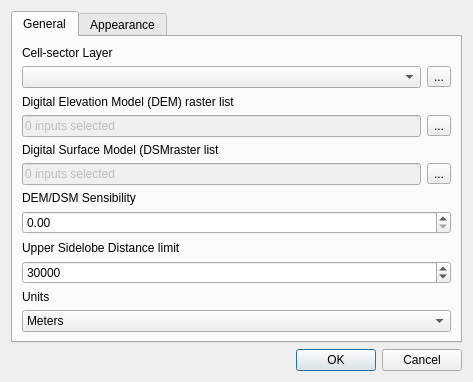
<?xml version="1.0" encoding="UTF-8"?>
<ui version="4.0">
 <class>Dialog</class>
 <widget class="QDialog" name="Dialog">
  <property name="geometry">
   <rect>
    <x>0</x>
    <y>0</y>
    <width>473</width>
    <height>366</height>
   </rect>
  </property>
  <property name="windowTitle">
   <string notr="true">Cell Planning Tools Settings</string>
  </property>
  <property name="modal">
   <bool>false</bool>
  </property>
  <layout class="QVBoxLayout" name="mainLayout">
   <item>
    <widget class="QTabWidget" name="tabWidget">
     <property name="enabled">
      <bool>true</bool>
     </property>
     <property name="tabPosition">
      <enum>QTabWidget::North</enum>
     </property>
     <property name="tabShape">
      <enum>QTabWidget::Rounded</enum>
     </property>
     <property name="currentIndex">
      <number>0</number>
     </property>
     <property name="usesScrollButtons">
      <bool>true</bool>
     </property>
     <property name="tabsClosable">
      <bool>false</bool>
     </property>
     <property name="movable">
      <bool>false</bool>
     </property>
     <property name="tabBarAutoHide">
      <bool>false</bool>
     </property>
     <widget class="QWidget" name="general">
      <attribute name="title">
       <string>General</string>
      </attribute>
      <layout class="QVBoxLayout" name="tab1MainLayout">
       <item>
        <widget class="QLabel" name="lbSectorLayer">
         <property name="text">
          <string>Cell-sector Layer</string>
         </property>
        </widget>
       </item>
       <item>
        <layout class="QHBoxLayout" name="hlSectorLayer">
         <item>
          <widget class="QgsMapLayerComboBox" name="cbSectorLayer">
           <property name="inputMethodHints">
            <set>Qt::ImhNone</set>
           </property>
          </widget>
         </item>
         <item>
          <widget class="QToolButton" name="tbMapLayerFields">
           <property name="toolTip">
            <string notr="true">Map FIelds</string>
           </property>
           <property name="text">
            <string notr="true">...</string>
           </property>
           <property name="icon">
            <iconset>
             <normaloff>../icons/list.svg</normaloff>../icons/list.svg</iconset>
           </property>
          </widget>
         </item>
        </layout>
       </item>
       <item>
        <widget class="QLabel" name="lbDEMList">
         <property name="text">
          <string>Digital Elevation Model (DEM) raster list</string>
         </property>
        </widget>
       </item>
       <item>
        <layout class="QHBoxLayout" name="hlDem">
         <item>
          <widget class="QLineEdit" name="leDem">
           <property name="enabled">
            <bool>false</bool>
           </property>
           <property name="text">
            <string>0 inputs selected</string>
           </property>
           <property name="readOnly">
            <bool>true</bool>
           </property>
           <property name="clearButtonEnabled">
            <bool>false</bool>
           </property>
          </widget>
         </item>
         <item>
          <widget class="QToolButton" name="tbDem">
           <property name="toolTip">
            <string notr="true">Select Raster Layers</string>
           </property>
           <property name="text">
            <string>...</string>
           </property>
          </widget>
         </item>
        </layout>
       </item>
       <item>
        <widget class="QLabel" name="lbDSMList">
         <property name="text">
          <string>Digital Surface Model (DSMraster list</string>
         </property>
        </widget>
       </item>
       <item>
        <layout class="QHBoxLayout" name="hlDsm">
         <item>
          <widget class="QLineEdit" name="leDsm">
           <property name="enabled">
            <bool>false</bool>
           </property>
           <property name="text">
            <string>0 inputs selected</string>
           </property>
          </widget>
         </item>
         <item>
          <widget class="QToolButton" name="tbDsm">
           <property name="toolTip">
            <string notr="true">Select Raster Layers</string>
           </property>
           <property name="text">
            <string>...</string>
           </property>
          </widget>
         </item>
        </layout>
       </item>
       <item>
        <widget class="QLabel" name="lbSensibility">
         <property name="text">
          <string>DEM/DSM Sensibility</string>
         </property>
        </widget>
       </item>
       <item>
        <widget class="QDoubleSpinBox" name="sbSensibility"/>
       </item>
       <item>
        <widget class="QLabel" name="lbSilobeLimit">
         <property name="text">
          <string>Upper Sidelobe Distance limit</string>
         </property>
        </widget>
       </item>
       <item>
        <widget class="QSpinBox" name="sbSidelobLimit">
         <property name="maximum">
          <number>100000</number>
         </property>
         <property name="value">
          <number>30000</number>
         </property>
        </widget>
       </item>
       <item>
        <widget class="QLabel" name="lbUnits">
         <property name="text">
          <string>Units</string>
         </property>
        </widget>
       </item>
       <item>
        <widget class="QComboBox" name="cbUnits">
         <item>
          <property name="text">
           <string>Meters</string>
          </property>
         </item>
         <item>
          <property name="text">
           <string>Feet</string>
          </property>
         </item>
        </widget>
       </item>
      </layout>
     </widget>
     <widget class="QWidget" name="appearance">
      <property name="enabled">
       <bool>true</bool>
      </property>
      <attribute name="title">
       <string>Appearance</string>
      </attribute>
      <layout class="QVBoxLayout" name="verticalLayout_4">
       <item>
        <widget class="QLabel" name="label_7">
         <property name="enabled">
          <bool>true</bool>
         </property>
         <property name="text">
          <string>Rubber Band</string>
         </property>
        </widget>
       </item>
       <item>
        <layout class="QFormLayout" name="formLayout">
         <item row="0" column="0">
          <widget class="QLabel" name="label_8">
           <property name="text">
            <string>Mainlobe</string>
           </property>
          </widget>
         </item>
         <item row="0" column="1">
          <widget class="QgsColorButton" name="colorButton"/>
         </item>
         <item row="1" column="0">
          <widget class="QLabel" name="label">
           <property name="text">
            <string>Opacity</string>
           </property>
          </widget>
         </item>
         <item row="1" column="1">
          <widget class="QgsOpacityWidget" name="opacityWidget"/>
         </item>
         <item row="2" column="0">
          <widget class="QLabel" name="label_2">
           <property name="text">
            <string>Upper Sidelobe</string>
           </property>
          </widget>
         </item>
         <item row="2" column="1">
          <widget class="QgsColorButton" name="secondColorButton"/>
         </item>
         <item row="3" column="0">
          <widget class="QLabel" name="label_3">
           <property name="text">
            <string>TextLabel</string>
           </property>
          </widget>
         </item>
         <item row="3" column="1">
          <widget class="QgsOpacityWidget" name="secondOpacityWidget"/>
         </item>
        </layout>
       </item>
       <item>
        <spacer name="verticalSpacer_2">
         <property name="orientation">
          <enum>Qt::Vertical</enum>
         </property>
         <property name="sizeHint" stdset="0">
          <size>
           <width>20</width>
           <height>40</height>
          </size>
         </property>
        </spacer>
       </item>
      </layout>
     </widget>
    </widget>
   </item>
   <item>
    <layout class="QHBoxLayout" name="hlFooter">
     <item>
      <widget class="QLabel" name="message">
       <property name="enabled">
        <bool>false</bool>
       </property>
       <property name="text">
        <string notr="true"/>
       </property>
      </widget>
     </item>
     <item>
      <widget class="QLabel" name="status">
       <property name="text">
        <string notr="true"/>
       </property>
      </widget>
     </item>
     <item>
      <widget class="QDialogButtonBox" name="buttonBox">
       <property name="orientation">
        <enum>Qt::Horizontal</enum>
       </property>
       <property name="standardButtons">
        <set>QDialogButtonBox::Cancel|QDialogButtonBox::Ok</set>
       </property>
      </widget>
     </item>
    </layout>
   </item>
  </layout>
 </widget>
 <customwidgets>
  <customwidget>
   <class>QgsColorButton</class>
   <extends>QToolButton</extends>
   <header>qgscolorbutton.h</header>
  </customwidget>
  <customwidget>
   <class>QgsMapLayerComboBox</class>
   <extends>QComboBox</extends>
   <header>qgsmaplayercombobox.h</header>
   <container>1</container>
  </customwidget>
  <customwidget>
   <class>QgsOpacityWidget</class>
   <extends>QWidget</extends>
   <header>qgsopacitywidget.h</header>
  </customwidget>
 </customwidgets>
 <resources/>
 <connections>
  <connection>
   <sender>buttonBox</sender>
   <signal>accepted()</signal>
   <receiver>Dialog</receiver>
   <slot>accept()</slot>
   <hints>
    <hint type="sourcelabel">
     <x>254</x>
     <y>355</y>
    </hint>
    <hint type="destinationlabel">
     <x>157</x>
     <y>274</y>
    </hint>
   </hints>
  </connection>
  <connection>
   <sender>buttonBox</sender>
   <signal>rejected()</signal>
   <receiver>Dialog</receiver>
   <slot>reject()</slot>
   <hints>
    <hint type="sourcelabel">
     <x>322</x>
     <y>355</y>
    </hint>
    <hint type="destinationlabel">
     <x>286</x>
     <y>274</y>
    </hint>
   </hints>
  </connection>
 </connections>
</ui>
